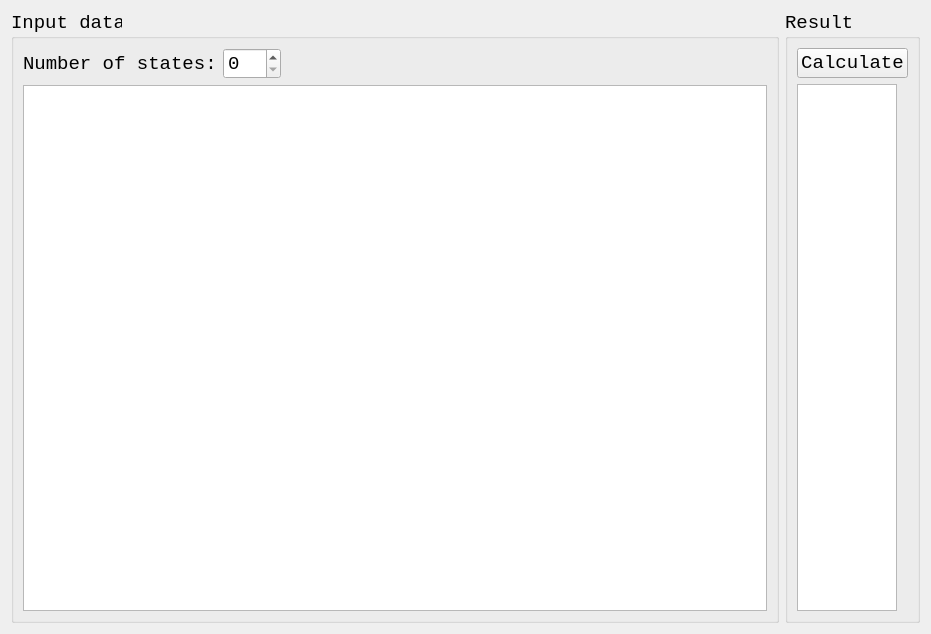
<?xml version="1.0" encoding="UTF-8"?>
<ui version="4.0">
 <class>Form</class>
 <widget class="QWidget" name="Form">
  <property name="geometry">
   <rect>
    <x>0</x>
    <y>0</y>
    <width>931</width>
    <height>634</height>
   </rect>
  </property>
  <property name="windowTitle">
   <string>Markov processes</string>
  </property>
  <layout class="QGridLayout" name="gridLayout">
   <item row="1" column="1">
    <widget class="QGroupBox" name="groupBox_2">
     <property name="sizePolicy">
      <sizepolicy hsizetype="Fixed" vsizetype="Preferred">
       <horstretch>0</horstretch>
       <verstretch>0</verstretch>
      </sizepolicy>
     </property>
     <property name="font">
      <font>
       <family>Courier New</family>
       <pointsize>14</pointsize>
      </font>
     </property>
     <property name="title">
      <string>Result</string>
     </property>
     <layout class="QVBoxLayout" name="verticalLayout">
      <item>
       <widget class="QPushButton" name="pushButtonSolve">
        <property name="font">
         <font>
          <family>Courier New</family>
          <pointsize>14</pointsize>
         </font>
        </property>
        <property name="text">
         <string>Сalculate</string>
        </property>
       </widget>
      </item>
      <item>
       <widget class="QListWidget" name="listWidgetSolution">
        <property name="maximumSize">
         <size>
          <width>100</width>
          <height>16777215</height>
         </size>
        </property>
       </widget>
      </item>
     </layout>
    </widget>
   </item>
   <item row="1" column="0">
    <widget class="QGroupBox" name="groupBox">
     <property name="font">
      <font>
       <family>Courier New</family>
       <pointsize>14</pointsize>
      </font>
     </property>
     <property name="title">
      <string>Input data</string>
     </property>
     <layout class="QGridLayout" name="gridLayout_2">
      <item row="0" column="2">
       <spacer name="horizontalSpacer">
        <property name="orientation">
         <enum>Qt::Horizontal</enum>
        </property>
        <property name="sizeHint" stdset="0">
         <size>
          <width>40</width>
          <height>20</height>
         </size>
        </property>
       </spacer>
      </item>
      <item row="0" column="1">
       <widget class="QSpinBox" name="spinBoxStatesCount"/>
      </item>
      <item row="1" column="0" colspan="3">
       <widget class="QTableWidget" name="tableWidgetMatrix"/>
      </item>
      <item row="0" column="0">
       <widget class="QLabel" name="labelStatesCount">
        <property name="sizePolicy">
         <sizepolicy hsizetype="Minimum" vsizetype="Preferred">
          <horstretch>0</horstretch>
          <verstretch>0</verstretch>
         </sizepolicy>
        </property>
        <property name="font">
         <font>
          <family>Courier New</family>
          <pointsize>14</pointsize>
         </font>
        </property>
        <property name="text">
         <string>Number of states:</string>
        </property>
       </widget>
      </item>
     </layout>
    </widget>
   </item>
  </layout>
 </widget>
 <resources/>
 <connections/>
</ui>
